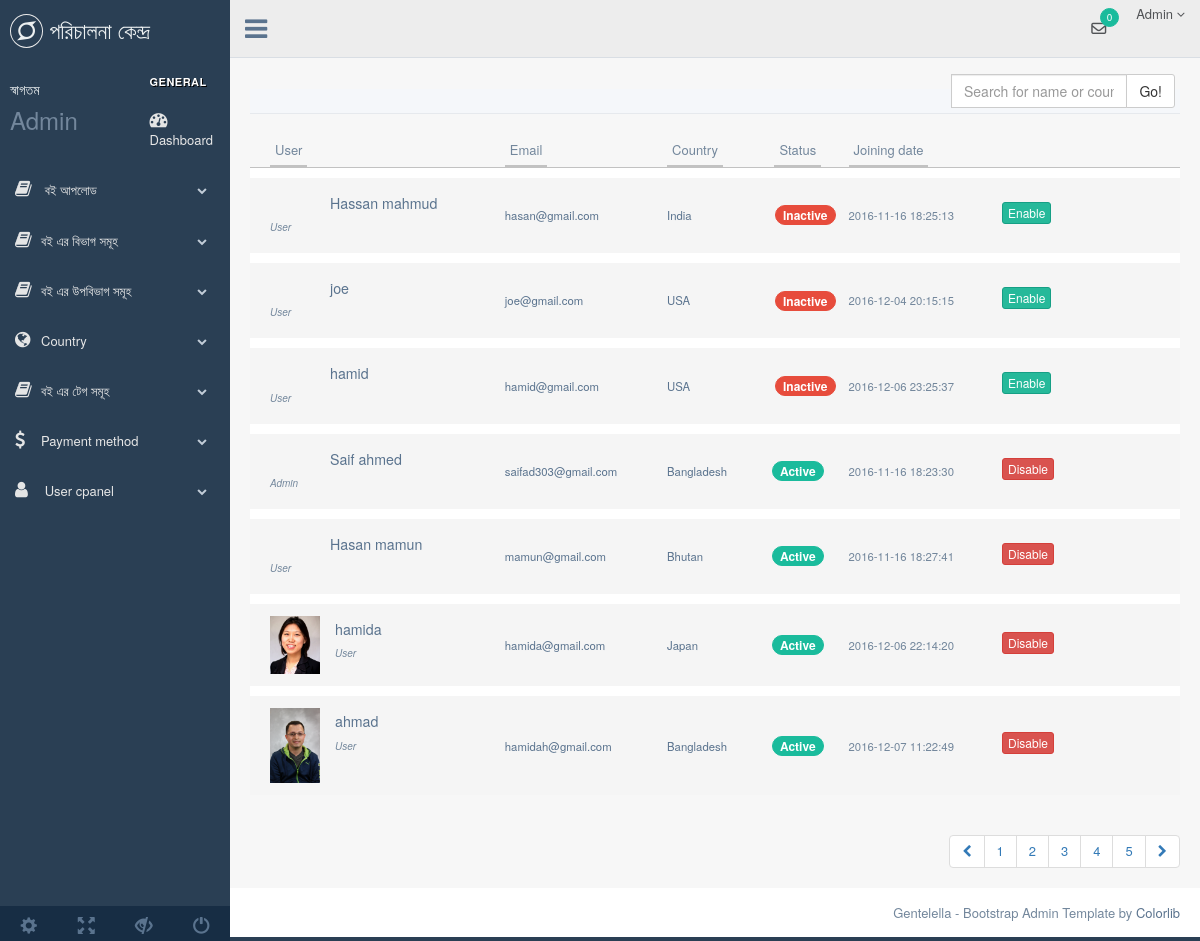
Page /index.php/personal on the committed database.
### tables this page shows
CREATE TABLE `user` (
  `id` smallint(5) unsigned NOT NULL auto_increment,
  `name` varchar(40) NOT NULL,
  `email` varchar(30) NOT NULL,
  `password` varchar(30) NOT NULL,
  `type` varchar(1) NOT NULL,
  `status` varchar(40) NOT NULL,
  `countryid` smallint(5) unsigned NOT NULL,
  `picture` varchar(4) NOT NULL,
  `datetime` datetime NOT NULL,
  `transfer_id` varchar(100) NOT NULL,
  `activation` tinyint(1) unsigned NOT NULL,
  `visibility` tinyint(1) unsigned NOT NULL,
  PRIMARY KEY  (`id`),
  UNIQUE KEY `email` (`email`),
  KEY `countryid` (`countryid`)
);

CREATE TABLE `country` (
  `id` smallint(5) unsigned NOT NULL auto_increment,
  `name` varchar(20) NOT NULL,
  PRIMARY KEY  (`id`),
  UNIQUE KEY `name` (`name`)
);

### application/controllers/personal.php (called while the page is built, shortened)
<?php
class Personal extends CI_Controller
{
    public function index()
    {
        $data['title'] = 'Admin Panel';
        $id = $this->session->userdata("myid");
        $data['allData'] = $this->am->view_data("user", "*", array("id" => $id));
        $data['allUser'] = $this->am->view_with_asc("user", "*", "activation");
        $data['allCountry'] = $this->am->view_with_asc("country", "*", "name");
        $data['allp4m'] = $this->am->view_with_asc("pay4mem", "*", "id");
        $data['allNtData'] = $this->am->view_notification();
        $data['content'] = $this->load->view("admin/userprofile", $data, TRUE);
        $this->load->view("admin/admin_master", $data);
    }
}

### index.php (called while the page is built, shortened)
<?php
require_once BASEPATH.'core/CodeIgniter.php';

### application/models/amader_model.php (called while the page is built, shortened)
<?php
class Amader_Model extends CI_Model
{
    public function view_notification()
    {
        $this->db->select("p.id, p.transferid, p.taka, p.paymentdate, p.userid, p.bankid,p.duration,u.id uid, u.name uname,u.picture upic,u.email uemail,cnt.name cntname, pm.bank_name pmname");
        $this->db->from("pay4mem p");
        $this->db->join("user u", "u.id = p.userid");
        $this->db->join("paymentmethod pm", "pm.id = p.bankid");
        $this->db->join("country cnt", "cnt.id = u.countryid");
        $this->db->order_by("p.id", "desc");
        $this->db->group_by("p.id");
        return $this->db->get()->result();
    }
    public function view_data($table, $field, $where)
    {
        if ($where)
        {
            $this->db->where($where);
        }
        $this->db->select($field);
        $this->db->from($table);
        return $this->db->get()->result();
    }
    public function view_with_asc($table, $field, $order)
    {
        $this->db->select($field);
        $this->db->from($table);
        $this->db->order_by($order, "asc");
        return $this->db->get()->result();
    }
}

### application/views/admin/userprofile.php (the view, shortened to what this page needs)
<div class="" role="tabpanel" data-example-id="togglable-tabs">
    <ul id="myTab" class="nav nav-tabs bar_tabs" role="tablist">
        <div class="title_right">
            <div class="col-md-3 col-sm-3 col-xs-12 form-group pull-right user-profile">
                <form action="<?php echo base_url();?>search/search_user" method="get">
                    <div class="input-group">
                        <input type="text" class="form-control" placeholder="Search for name or country..." name="serchu">
                        <span class="input-group-btn">
                            <button class="btn btn-default" type="submit">Go!</button>
                        </span>
                    </div>
                </form>
            </div>
        </div>
    </ul>
    <div id="myTabContent" class="tab-content">
        <div role="tabpanel" class="tab-pane fade active in" id="tab_content1" aria-labelledby="home-tab">
            <link href="https://maxcdn.bootstrapcdn.com/font-awesome/4.3.0/css/font-awesome.min.css" rel="stylesheet">
            <div class="container">
                <div class="row">
                    <div class="col-lg-12">
                        <div class="main-box clearfix">
                            <div class="table-responsive">
                                <table class="table user-list">
                                    <thead>
                                        <tr>
                                            <th><span>User</span></th>
                                            <th><span>Email</span></th>
                                            <th><span>Country</span></th>
                                            <th class="text-center"><span>Status</span></th>
                                            <th><span>Joining date</span></th>
                                            <th>&nbsp;</th>
                                        </tr>
                                    </thead>
                                    <tbody>
                                        <?php
                                        foreach ($allUser as $upro)
                                        {
                                            ?>
                                            <tr>
                                                <td>
                                                    <img src="<?php echo base_url()."uesrpic/upic_".$upro->id.".".$upro->picture;?>" alt="">
                                                    <a href="#" class="user-link"><?php echo $upro->name; ?></a>
                                                    <span class="user-subhead">
                                                        <?php
                                                        if ($upro->type == "a")
                                                        {
                                                            echo 'Admin';
                                                        }
                                                        else
                                                        {
                                                            echo 'User';
                                                        }
                                                        ?>
                                                    </span>
                                                </td>
                                                <td>
                                                    <a href="#"><?php echo $upro->email; ?></a>
                                                </td>
                                                <td>
                                                    <a href="#">
                                                        <?php
                                                        foreach ($allCountry as $ucnt)
                                                        {
                                                            if ($ucnt->id == $upro->countryid)
                                                            {
                                                                echo $ucnt->name;
                                                            }
                                                        }
                                                        ?>
                                                    </a>
                                                </td>
                                                <td class="text-center">
                                                    <?php
                                                    if ($upro->activation == 1)
                                                    {
                                                        ?>
                                                        <span class="badge bg-green">Active</span>
                                                        <?php
                                                    }
                                                    else
                                                    {
                                                        ?>
                                                        <span class="badge bg-red">Inactive</span>
                                                        <?php
                                                    }
                                                    ?>
                                                </td>
                                                <td>
                                                    <?php echo $upro->datetime; ?>
                                                </td>
                                                <td style="width: 20%;">
                                                    <?php
                                                    if ($upro->activation == 0)
                                                    {
                                                        ?>
                                                        <a href="<?php echo base_url() . "user/enable/" . $upro->id; ?>"><button type="button" class="btn btn-success btn-xs">
                                                                Enable
                                                            </button></a>
                                                        <?php
                                                    }
                                                    else
                                                    {
                                                        ?>
                                                        <a href="<?php echo base_url() . "user/disable/" . $upro->id; ?>"><button type="button" class="btn btn-danger btn-xs">
                                                                Disable
                                                            </button></a>
                                                        <?php
                                                    }
                                                    ?>
                                                </td>
                                            </tr>
                                            <?php
                                        }
                                        ?>
                                    </tbody>
                                </table>
                            </div>
                            <ul class="pagination pull-right">
                                <li><a href="#"><i class="fa fa-chevron-left"></i></a></li>
                                <li><a href="#">1</a></li>
                                <li><a href="#">2</a></li>
                                <li><a href="#">3</a></li>
                                <li><a href="#">4</a></li>
                                <li><a href="#">5</a></li>
                                <li><a href="#"><i class="fa fa-chevron-right"></i></a></li>
                            </ul>
                        </div>
                    </div>
                </div>
            </div>
        </div>
            <link href="https://maxcdn.bootstrapcdn.com/font-awesome/4.3.0/css/font-awesome.min.css" rel="stylesheet">
    </div>
</div>

### rows in the picture
user: name "Hassan mahmud", type "User", email "hasan@gmail.com", activation "Inactive", datetime "2016-11-16 18:25:13"
country: name "India"
user: name "joe", type "User", email "joe@gmail.com", activation "Inactive", datetime "2016-12-04 20:15:15"
country: name "USA"
user: name "hamid", type "User", email "hamid@gmail.com", activation "Inactive", datetime "2016-12-06 23:25:37"
user: name "Saif ahmed", type "Admin", email "saifad303@gmail.com", activation "Active", datetime "2016-11-16 18:23:30"
country: name "Bangladesh"
user: name "Hasan mamun", type "User", email "mamun@gmail.com", activation "Active", datetime "2016-11-16 18:27:41"
country: name "Bhutan"
user: shows a picture, name "hamida", type "User", email "hamida@gmail.com", activation "Active", datetime "2016-12-06 22:14:20"
country: name "Japan"
user: picture (picture), name "ahmad", type "User", email "hamidah@gmail.com", activation "Active", datetime "2016-12-07 11:22:49"

### other values in the picture
$count "0"
